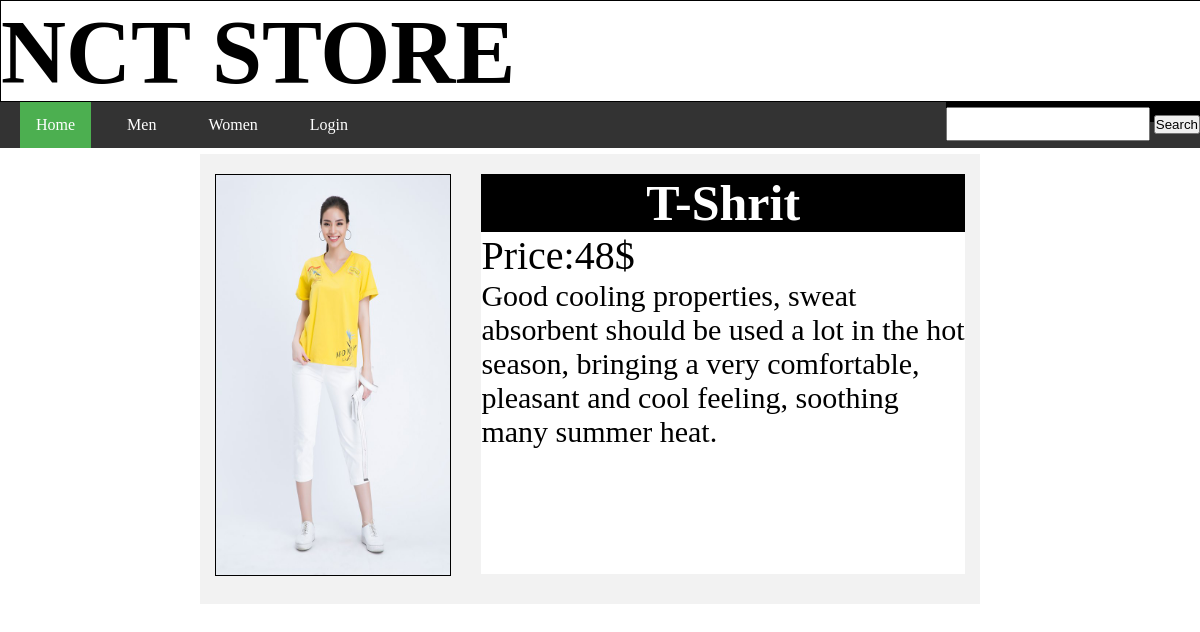
Screenshot of /showDetail.php?productID=2 with the database file from the repository.
### tables this page shows
CREATE TABLE `product` (
  `productID` int(6) DEFAULT NULL,
  `productName` varchar(100) DEFAULT NULL,
  `productPrice` int(50) DEFAULT NULL,
  `image` varchar(100) DEFAULT NULL,
  `des` varchar(200) DEFAULT NULL,
  `cateID` int(6) DEFAULT NULL,
  `genderID` int(6) DEFAULT NULL
);

### dbconnector.php (called while the page is built, shortened)
<?php
class DBConnector{
	public $host = 'localhost';
	public $dbname = 'asmt';
	public $un = 'root';
	public $pw = '';
	public function runQuery($sql)
	{
		$conn = new mysqli($this->host, $this->un, $this->pw, $this->dbname);
		mysqli_set_charset($conn, 'UTF8');
		$result = $conn->query($sql);
		$rows = mysqli_fetch_all($result, MYSQLI_ASSOC);
		return $rows;
	}
}
?>

### showDetail.php (the view, shortened to what this page needs)
<!DOCTYPE html>
<html>
<head>
</head>
<body>
	<div class="logo"><h1>NCT STORE</h1></div>
	<div class="menu">
		<ul>
		  <li><a class="active" href="index.php">Home</a></li>
		  <li><a href="men.php">Men</a></li>
		  <li><a href="women.php">Women</a></li>
		  <li><a href="login.php">Login</a></li>
		  <form action="Search.php" style="float: right;background-color: black;height: 20px;">
					<input type="text" name="search" style="width: 200px;height: 30px;margin-top: 5px">
					<input type="submit" name="searchbtn" value="Search" placeholder="Search....">
				</form>
		</ul>
	</div>
	<div class="mainD">
			<div class="contentD">
				<?php
						require_once('./dbconnector.php');
						if(isset($_GET['productID']))
						{
							$productID = $_GET['productID'];
							$sql = "Select * from product where productID=" . $productID;
							$cn = new DBConnector();
							$rows = $cn->runQuery($sql);
							foreach($rows as $r)
							{
					?>
					<div class="imageD"><img src="<?=$r['image']?>"></div>
					<div class="itemDetail">
						<div class="nameD"><h1><?=$r['productName']?></h1></div>
						<div class="priceD">Price:<?=$r['productPrice']?>$</div>
						<div class="describeD"><?=$r['des']?></div>
					</div>
				<?php
						}
					}
					?>
			</div>
		</div>
</body>
</html>

### showDetail.php (style rules this page uses)
* { padding:0; margin:0; }
.logo { width:100%; height:100px; font-family: calibri; font-size: 45px; border:1px solid; }
.menu { width:100%; height:50px; font-family: calibri; }
.menu ul { list-style-type: none; margin: 0; padding: 0; overflow: hidden; background-color: #333; }
.menu ul li { float: left; margin-left: 20px; }
.menu ul li a { display: block; color: white; text-align: center; padding: 14px 16px; text-decoration: none; }
.active { background-color: #4CAF50; }
.mainD { width:65%; height: 450px; margin-left: 200px; padding:0; font-family: calibri; background-color: #f2f2f2; margin-top: 2px; }
.imageD { float:left; width:30%; height:400px; margin-left: 15px; margin-top:20px; border:1px solid; }
.imageD img { width:100%; height:400px; }
.itemDetail { float:right; width:62%; height: 400px; margin-right:15px; margin-top:20px; background-color: white; }
.nameD h1 { background-color: black; color: white; text-align: center; font-size: 50px; }
.priceD { font-size: 40px; }
.describeD { font-size: 30px; }

### rows the page displays
product: image (picture), productName "T-Shrit", productPrice "48", des "Good cooling properties, sweat absorbent should be used a lot in the hot season, bringing a very comfortable, pleasant and cool feeling, soothing many summer heat."
